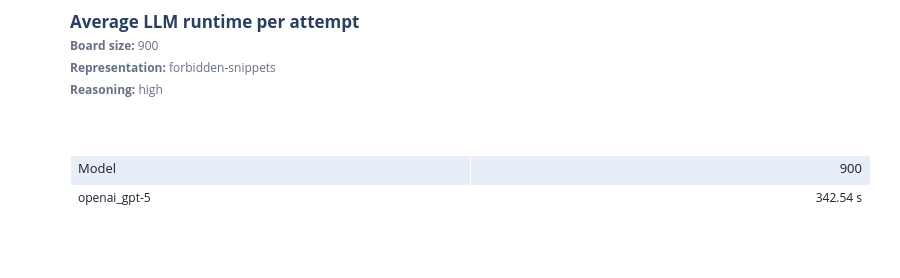

Notebook code for this chart:
### Markdown cell above
## Average runtime

### Code cell
for figure in plot_latency_tables(aggregate):
    display(figure)

### Figure 1 — Plotly figure (JSON) as saved in the notebook; plotly's stock layout.template omitted (floating-point values rounded to 4 significant figures)
{"data": [{"cells": {"align": ["left", "right"], "fill": {"color": "#ffffff"}, "font": {"color": "#172033", "size": 12}, "height": 28, "values": [["openai_gpt-5"], ["342.54 s"]]}, "header": {"align": ["left", "right"], "fill": {"color": "#e8eef7"}, "font": {"color": "#172033", "size": 13}, "height": 30, "values": ["Model", "900"]}, "type": "table"}], "layout": {"height": 278, "legend": {"title": {"text": ""}}, "margin": {"b": 70, "l": 70, "r": 30, "t": 155}, "title": {"text": "<b>Average LLM runtime per attempt</b><br><span style='font-size:12px;color:#667085'><b>Board size:</b> 900<br><b>Representation:</b> forbidden-snippets<br><b>Reasoning:</b> high</span>", "x": 0, "xanchor": "left", "xref": "paper", "y": 0.9, "yanchor": "top"}, "xaxis": {"title": {}}, "yaxis": {"title": {}}}}
